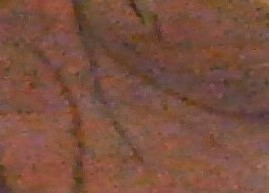
#> input picture Gesture Application - Deepgaze/hand pics/template_1.jpg, 269 x 193 px
$ python -i motion_detection.py   (imports and definitions only)
#> lines starting #> are read from the running program, lines starting #| are printed output that depends on the picture
#!/usr/bin/env python

# The MIT License (MIT)
# Copyright (c) 2016 Massimiliano Patacchiola
#
# THE SOFTWARE IS PROVIDED "AS IS", WITHOUT WARRANTY OF ANY KIND, EXPRESS OR IMPLIED, INCLUDING BUT NOT LIMITED TO THE WARRANTIES OF
# MERCHANTABILITY, FITNESS FOR A PARTICULAR PURPOSE AND NONINFRINGEMENT. IN NO EVENT SHALL THE AUTHORS OR COPYRIGHT HOLDERS BE LIABLE FOR ANY
# CLAIM, DAMAGES OR OTHER LIABILITY, WHETHER IN AN ACTION OF CONTRACT, TORT OR OTHERWISE, ARISING FROM, OUT OF OR IN CONNECTION WITH THE
# SOFTWARE OR THE USE OR OTHER DEALINGS IN THE SOFTWARE.


import cv2


class DiffMotionDetector:
    """Motion is detected through the difference between
       the background (static) and the foregroung (dynamic).

    This class calculated the absolute difference between two frames.
    The first one is a static frame which represent the background
    and the second is the image containing the moving object.
    The resulting mask is passed to a threshold and cleaned from noise.
    """

    def __init__(self):
        """Init the color detector object."""
        self.background_gray = None

    # [22 lines left out: functions setBackground, getBackground, not called in this run]

    def returnMask(self, foreground_image, threshold=25):
        """Return the binary image after the detection process

        @param foreground_image the frame to check
        @param threshold the value used for filtering the pixels after the absdiff
        """
        if foreground_image is None:
            return None
        foreground_gray = cv2.cvtColor(foreground_image, cv2.COLOR_BGR2GRAY)
        delta_image = cv2.absdiff(self.background_gray, foreground_gray)
        threshold_image = cv2.threshold(delta_image, threshold, 255, cv2.THRESH_BINARY)[
            1
        ]
        return threshold_image


class MogMotionDetector:
    """Motion is detected through the Mixtures of Gaussian (MOG)

    This class is the implementation of the article "An Improved
    Adaptive Background Mixture Model for Realtime Tracking with
    Shadow Detection" by  KaewTraKulPong and Bowden (2008).

    ABSTRACT: Real-time segmentation of moving regions in image
    sequences is a fundamental step in many vision systems
    including automated visual surveillance, human-machine
    interface, and very low-bandwidth telecommunications. A
    typical method is background subtraction. Many background
    models have been introduced to deal with different problems.
    One of the successful solutions to these problems is to use a
    multi-colour background model per pixel proposed by Grimson
    et al [1,2,3]. However, the method suffers from slow learning
    at the beginning, especially in busy environments. In addition,
    it can not distinguish between moving shadows and moving objects.
    This paper presents a method which improves this adaptive
    background mixture model. By reinvestigating the update equations,
    we utilise different equations at different phases. This allows
    our system learn faster and more accurately as well as adapt
    effectively to changing environments. A shadow detection scheme
    is also introduced in this paper. It is based on a computational
    colour space that makes use of our background model. A comparison
    has been made between the two algorithms. The results show the
    speed of learning and the accuracy of the model using our update
    algorithm over the Grimson et al tracker. When incorporate with
    the shadow detection, our method results in far better segmentation
    than that of Grimson et al.
    """

    # [23 lines left out: functions __init__, returnMask, not called in this run]


class Mog2MotionDetector:
    """Motion is detected through the Imporved Mixtures of Gaussian (MOG)

    This class is the implementation of the article "Improved Adaptive
    Gaussian Mixture Model for Background Subtraction" by Zoran Zivkovic.

    ABSTRACT: Background subtraction is a common computer vision task.
    We analyze the usual pixel-level approach. We develop an efficient
    adaptive algorithm using Gaussian mixture probability density.
    Recursive equations are used to constantly update the parameters
    and but also to simultaneously select the appropriate number of
    components for each pixel.
    """

    def __init__(self):
        """Init the color detector object."""
        self.BackgroundSubtractorMOG2 = cv2.BackgroundSubtractorMOG2()

    # [20 lines left out: functions returnMask, returnGreyscaleMask, not called in this run]

>>> import cv2
>>> picture = cv2.imread('../../../Gesture Application - Deepgaze/hand pics/template_1.jpg')
#> picture is the input picture: shape (193, 269, 3); mean B, G, R 63.6, 79.9, 122.9
>>> result = DiffMotionDetector().returnMask(picture)
#> in returnMask, `foreground_gray = cv2.cvtColor(foreground_image, cv2.COLOR_BGR2GRAY)`:
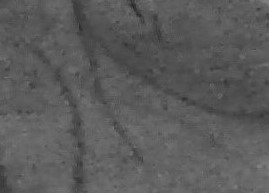
#> foreground_gray: shape (193, 269); min 35, max 130, mean 90.9
#> (the run stopped early here; a loop or call above may not have finished)

$ run again, on Gesture Application - Deepgaze/hand pics/template_2.jpg
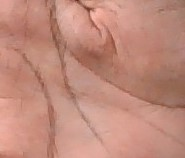
#> input picture Gesture Application - Deepgaze/hand pics/template_2.jpg, 185 x 158 px
#> picture is the input picture: shape (158, 185, 3); mean B, G, R 123.4, 138.7, 192.5
#> in returnMask, `foreground_gray = cv2.cvtColor(foreground_image, cv2.COLOR_BGR2GRAY)`:
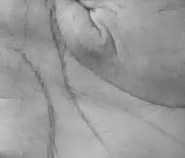
#> foreground_gray: shape (158, 185); min 55, max 206, mean 153

$ run again, on Gesture Application - Deepgaze/hand pics/template_3.jpg
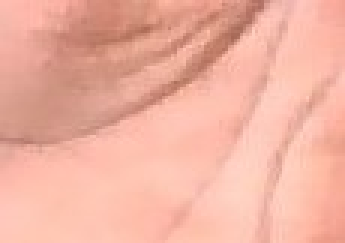
#> input picture Gesture Application - Deepgaze/hand pics/template_3.jpg, 115 x 81 px (shown 3 times larger)
#> picture is the input picture: shape (81, 115, 3); mean B, G, R 161, 177.7, 239.8
#> in returnMask, `foreground_gray = cv2.cvtColor(foreground_image, cv2.COLOR_BGR2GRAY)`:
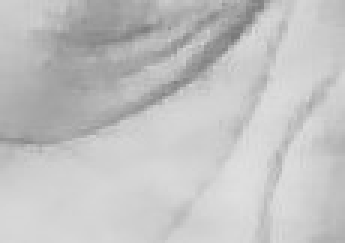
#> foreground_gray: shape (81, 115) (shown 3 times larger); min 120, max 223, mean 194.4

$ run again, on Gesture Application - Deepgaze/hand pics/template_4.jpg
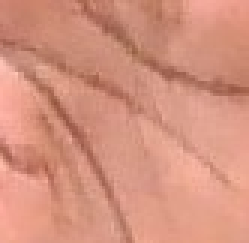
#> input picture Gesture Application - Deepgaze/hand pics/template_4.jpg, 83 x 81 px (shown 3 times larger)
#> picture is the input picture: shape (81, 83, 3); mean B, G, R 126.5, 146.3, 212.2
#> in returnMask, `foreground_gray = cv2.cvtColor(foreground_image, cv2.COLOR_BGR2GRAY)`:
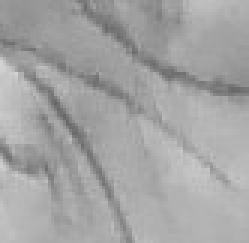
#> foreground_gray: shape (81, 83) (shown 3 times larger); min 101, max 212, mean 163.7
